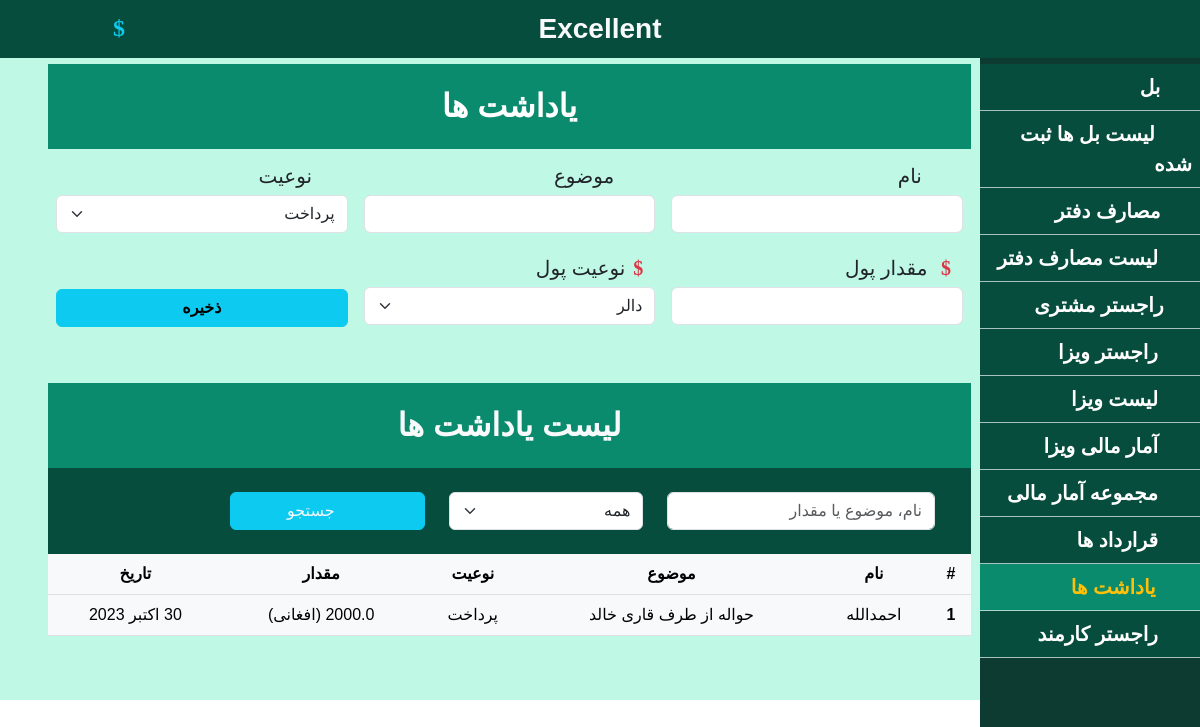
The app's page /notes (signed in), older data.
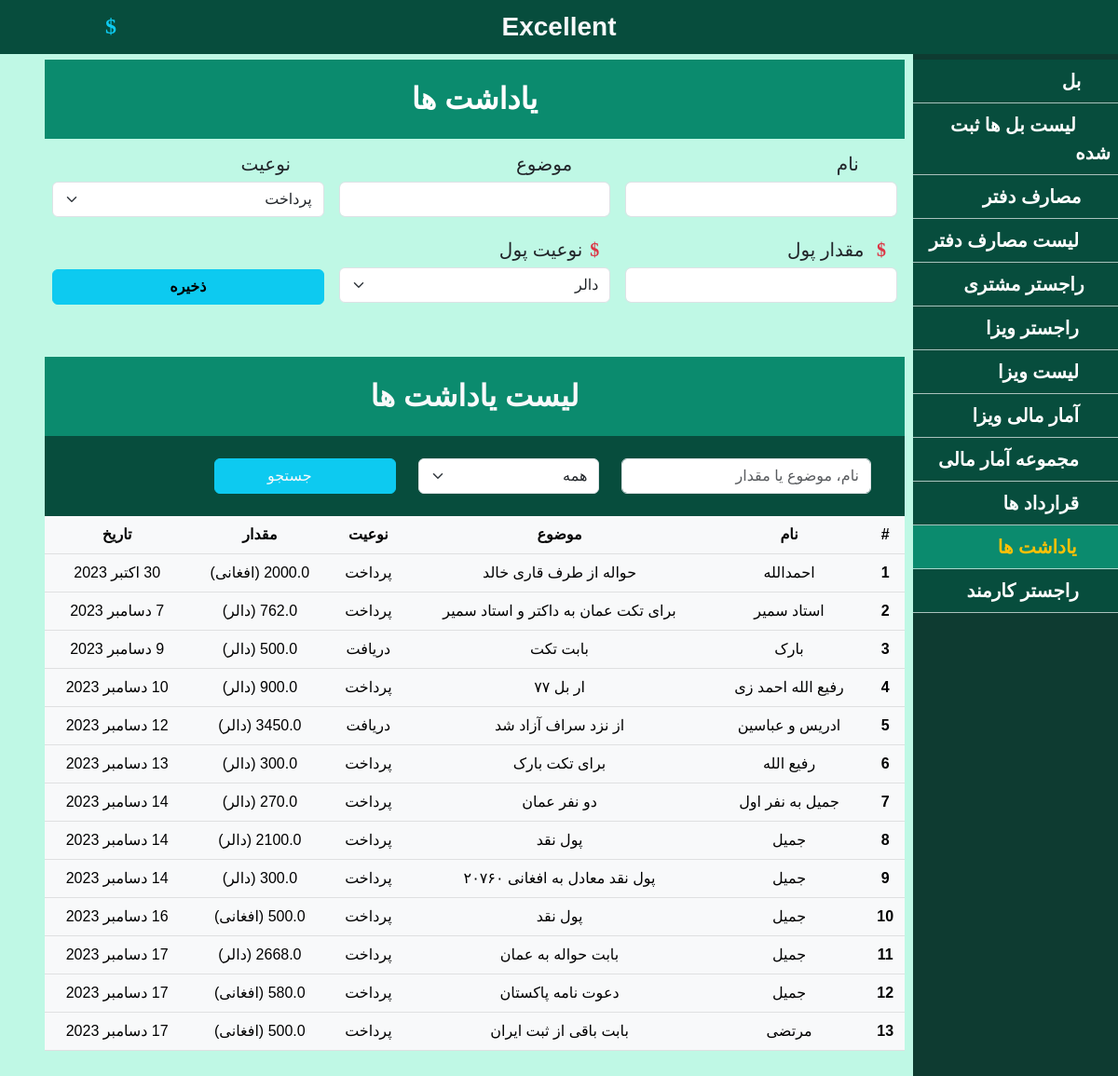
The same page, newer data.
### travel_tour/models.py (models this page shows, shortened)
class Notes(models.Model):
    notetype = (
        ('پرداخت','پرداخت'),
        ('دریافت','دریافت')
    )
    name = models.CharField(max_length=50)
    whatfor = models.CharField(max_length=100)
    type = models.CharField(choices=notetype , max_length=50,default='pay')
    amount =models.FloatField()
    money = models.ForeignKey(Money,on_delete=models.CASCADE)
    date = models.DateField(auto_now_add=True)

class Money(models.Model):
    money_type = models.CharField(max_length=20)
    amount = models.IntegerField()
    sell_amount = models.FloatField()
    buy_amount = models.FloatField()
    date = models.DateTimeField(auto_now_add=True)

### travel_tour/views.py (the view, shortened to what this page needs)
# urls.py: path('notes',notes,name = 'notes'),
@login_required(login_url='/')
def notes(request):
    context = {}
    context['money'] = mod.Money.objects.all()
    context['records'] = mod.Notes.objects.all()
    if request.method == 'GET':
        any = request.GET.get('any_txt')
        mytype = request.GET.get('type_txt')
        if mytype == 'همه':
            result = mod.Notes.objects.filter(Q(whatfor__icontains=any) | Q(name__icontains=any) | Q(amount__icontains=any) | Q(date__icontains=any) )
        elif mytype == None:
            result = mod.Notes.objects.all()
        else:
            result = mod.Notes.objects.filter(Q(whatfor__icontains=any) | Q(name__icontains=any) | Q(amount__icontains=any) | Q(date__icontains=any) ,type = mytype)
        context['records'] = result
    context['notes'] = ' text-warning sub-bg ps-3'
    return render(request, 'note/notes.html',context)

### templates/note/notes.html (shortened to what the changed rows need)
{% extends 'shared/_MainLayout.html' %}
{% load static %}
{% block content %}
<div class="body p-5 mt-3">
    <div class="text-center">
        <div class="list sub-bg">
              <table class="table table-light">
                <thead>
                  <tr>
                    <th scope="col">#</th>
                    <th scope="col">نام</th>
                    <th scope="col">موضوع</th>
                    <th scope="col">نوعیت</th>
                    <th scope="col">مقدار</th>
                    <th scope="col">تاریخ</th>
                  </tr>
                </thead>
                <tbody>
                 {% for items in records%}
                 <tr>
                    <th scope="row">{{ items.id }}</th>
                    <td>{{ items.name }}</td>
                    <td>{{ items.whatfor }}</td>
                    <td>{{ items.type }}</td>
                    <td> {{ items.amount }} ({{items.money.money_type}}) </td>
                    <td> {{ items.date }} </td>
                </tr>
                 {% endfor %}
                </tbody>
              </table>
        </div>
    </div>
</div>
{% endblock %}

Row changes from the older to the newer data that the page shows:
added Notes: id "2", name "استاد سمیر", whatfor "برای تکت عمان به داکتر و استاد سمیر", type "پرداخت", amount "762.0", money.money_type "دالر", date "7 دسامبر 2023"
added Notes: id "3", name "بارک", whatfor "بابت تکت", type "دریافت", amount "500.0", money.money_type "دالر", date "9 دسامبر 2023"
added Notes: id "4", name "رفیع الله احمد زی", whatfor "ار بل ۷۷", type "پرداخت", amount "900.0", money.money_type "دالر", date "10 دسامبر 2023"
added Notes: id "5", name "ادریس و عباسین", whatfor "از نزد سراف آزاد شد", type "دریافت", money.money_type "دالر", date "12 دسامبر 2023"
added Notes: id "6", name "رفیع الله", whatfor "برای تکت بارک", type "پرداخت", amount "300.0", money.money_type "دالر", date "13 دسامبر 2023"
added Notes: id "7", name "جمیل به نفر اول", whatfor "دو نفر عمان", type "پرداخت", amount "270.0", money.money_type "دالر", date "14 دسامبر 2023"
added Notes: id "8", name "جمیل", whatfor "پول نقد", type "پرداخت", money.money_type "دالر", date "14 دسامبر 2023"
added Notes: id "9", name "جمیل", whatfor "پول نقد معادل به افغانی ۲۰۷۶۰", type "پرداخت", amount "300.0", money.money_type "دالر", date "14 دسامبر 2023"
added Notes: id "10", name "جمیل", whatfor "پول نقد", type "پرداخت", money.money_type "افغانی", date "16 دسامبر 2023"
added Notes: id "11", name "جمیل", whatfor "بابت حواله به عمان", type "پرداخت", money.money_type "دالر", date "17 دسامبر 2023"
added Notes: id "12", name "جمیل", whatfor "دعوت نامه پاکستان", type "پرداخت", money.money_type "افغانی", date "17 دسامبر 2023"
added Notes: id "13", name "مرتضی", whatfor "بابت باقی از ثبت ایران", type "پرداخت", money.money_type "افغانی", date "17 دسامبر 2023"
